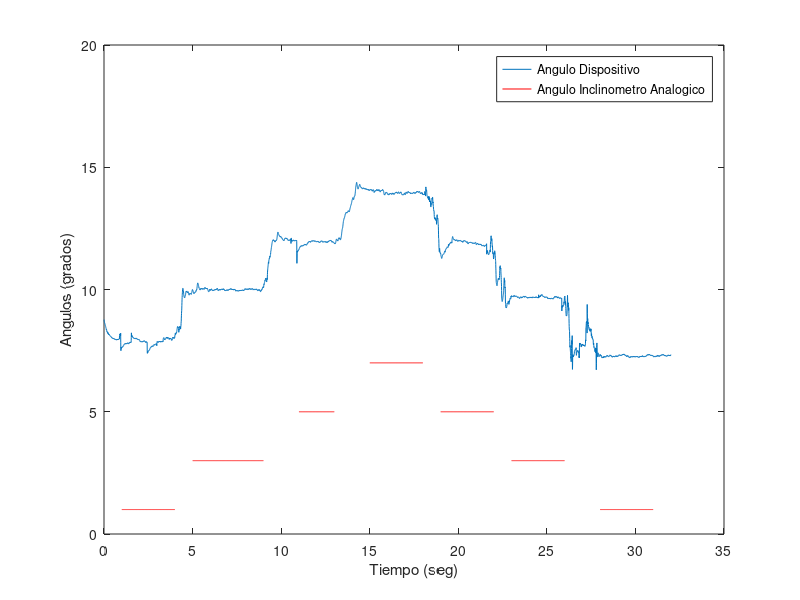

Write MATLAB code to recreate this figure. (Note: this script raises an error after producing the figure.)
clear all;
[tiempo,AkX,AkY] = textread ('angulos.txt', "%f %f %f");
fs=200;
figure(1)
t1=1.005:1/fs:4;
x1(1:(4-1)*fs) = 1;
t2=5.005:1/fs:9;
x2(1:(9-5)*fs) = 3;
t3=11.005:1/fs:13;
x3(1:(13-11)*fs) = 5;
t4=15.005:1/fs:18;
x4(1:(18-15)*fs) = 7;
t5=19.005:1/fs:22;
x5(1:(22-19)*fs) = 5;
t6=23.005:1/fs:26;
x6(1:(26-23)*fs) = 3;
t7=28.005:1/fs:31;
x7(1:(31-28)*fs) = 1;

plot(tiempo,AkY, t1,x1,'r',t2,x2,'r',t3,x3,'r',t4,x4,'r',t5,x5,'r',t6,x6,'r',t7,x7,'r')
ylabel("Angulos (grados)")
xlabel("Tiempo (seg)")
legend('Angulo Dispositivo','Angulo Inclinometro Analogico')
set (h, 'fontsize', 50);
media1=mean(AkY(1*fs:4*fs))
media2=mean(AkY(5*fs:9*fs))
media3=mean(AkY(11*fs:13*fs))
media4=mean(AkY(15*fs:18*fs))
media4=mean(AkY(19*fs:22*fs))
media5=mean(AkY(23*fs:26*fs))
media6=mean(AkY(28*fs:31*fs))